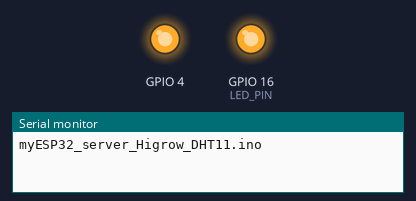
Recording of a sketch running on a simulated ESP32. Parts: output pins drawn as LEDs (lit = HIGH), the last lines printed to the serial monitor. WiFi joins after 1.5 s; servers stay silent unless stated; not simulated (calls return 0 or success): secrets.h. At 123.4 s the program puts the board to deep sleep or switches it off; the recording ends there.

Above: at 1.1 s.
At 3.3 s:
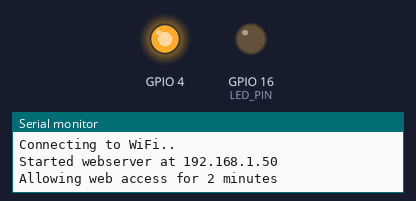
At 123.3 s:
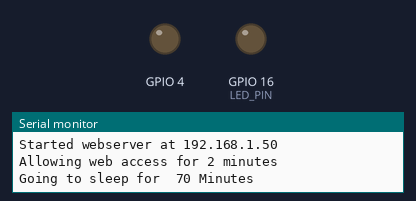
Timing chart, 0 to 123.4 s (numbered marks = the images above):
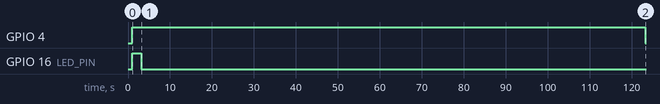

The sketch:

myESP32_server_Higrow_DHT11.ino
```cpp
//witte sensor1 COM12 static IP 192.168.2.10
// sensortype is LilyGO TTGO T-Higrow ESP32 - DHT11
// In Arduino IDE: Boards ESP32 Arduino / ESP32 Dev Module
#include "WiFi.h"
#include "ESPAsyncWebServer.h"
#define uS_TO_S_FACTOR 1000000  /* Conversion factor for micro seconds to seconds */

//from esp8266OneWireDHT12-example
#include <Wire.h>
#include <DHT12.h>
#include "Arduino.h"
#include "secrets.h"
/*
// secrets.h: wifi passwords and weather.api get yours at api.openweathermap.org
const char* ssid     = "mySSID";
const char* password = "myWIFIpassword";
String town="Apeldoorn";//weather api
String Country="NL";
const String key = "095e789fe1a290c29b29bbb364346bcd";
*/

// from bme280HIGROWtest
#define SOIL_PIN                (32)
#define LED_PIN                 (16)
#define DHT_PIN                 (22)
#define TEMP_CORR 5

DHT12 dht12(LED_PIN, true);
int               sleepmins     = 70;
int               sleeptime     = sleepmins * 60; // 70 mins * 60 seconds

// Create AsyncWebServer object on port 80
AsyncWebServer server(80);

String readTemp()   {return String(dht12.readTemperature()-TEMP_CORR);}
String readHumi()   {return String(dht12.readHumidity());}
String readSoilhum(){return String(map(analogRead(SOIL_PIN), 0, 4095, 100, 0));}
String waiting4()   {return String(sleepmins);}

void setup(){
  Serial.begin      (115200);
  unsigned long     sleepingtime  = (sleeptime * uS_TO_S_FACTOR);
  esp_sleep_enable_timer_wakeup (sleepingtime);
  delay             (1000);
  Serial.println    (__FILE__);//name of this doc
  pinMode           (4, OUTPUT);
  digitalWrite      (4, HIGH); //turn on GPIO16
  pinMode           (SOIL_PIN,INPUT);
  digitalWrite      (SOIL_PIN,HIGH);
  pinMode           (DHT_PIN, INPUT);
  digitalWrite      (DHT_PIN, HIGH);
  pinMode           (LED_PIN, OUTPUT);
  digitalWrite      (LED_PIN, HIGH); //turn a led
  delay             (200);

  dht12.begin();

  // Set your Static IP address
  IPAddress local_IP(192, 168, 2, 10);
  // Set your Gateway IP address
  IPAddress gateway(192, 168, 2, 254);
  IPAddress subnet(255, 255, 255, 0);
  IPAddress primaryDNS(8, 8, 8, 8);   //optional
  IPAddress secondaryDNS(8, 8, 4, 4); //optional
  // Configures static IP address
  if (!WiFi.config(local_IP, gateway, subnet, primaryDNS, secondaryDNS)) {
    Serial.println("STA Failed to configure");
  }

  // Connect to Wi-Fi
  WiFi.begin        (ssid, password);
  while (WiFi.status() != WL_CONNECTED) {
    delay(1000);
    Serial.println("Connecting to WiFi..");
  }
  Serial.print      ("Started webserver at ");
  Serial.println     (WiFi.localIP());

  server.on("/temperature", HTTP_GET, [](AsyncWebServerRequest *request){
    request->send_P(200, "text/plain", readTemp().c_str());
  });
  server.on("/humidity", HTTP_GET, [](AsyncWebServerRequest *request){
    request->send_P(200, "text/plain", readHumi().c_str());
  });
  server.on("/soilhum", HTTP_GET, [](AsyncWebServerRequest *request){
    request->send_P(200, "text/plain", readSoilhum().c_str());
  });
  server.on("/sleeptime", HTTP_GET, [](AsyncWebServerRequest *request){
    request->send_P(200, "text/plain", waiting4().c_str());
  });

  digitalWrite      (LED_PIN, LOW); //turn off a led

  // Start server
  server.begin();
}

void loop(){
Serial.println      ("Allowing web access for 2 minutes");
delay               (120000)       ; //wait 2 minutes
digitalWrite        (SOIL_PIN, LOW);
digitalWrite        (DHT_PIN, LOW);
digitalWrite        (LED_PIN, LOW);
digitalWrite        (4, LOW); //turn off GPIO16
Serial.println      ("Going to sleep for  " + String(sleeptime/60) + " Minutes");
delay               (200);

esp_deep_sleep_start();
}
```

Measured:
- by itself, GPIO 4: HIGH → LOW at 123 s
